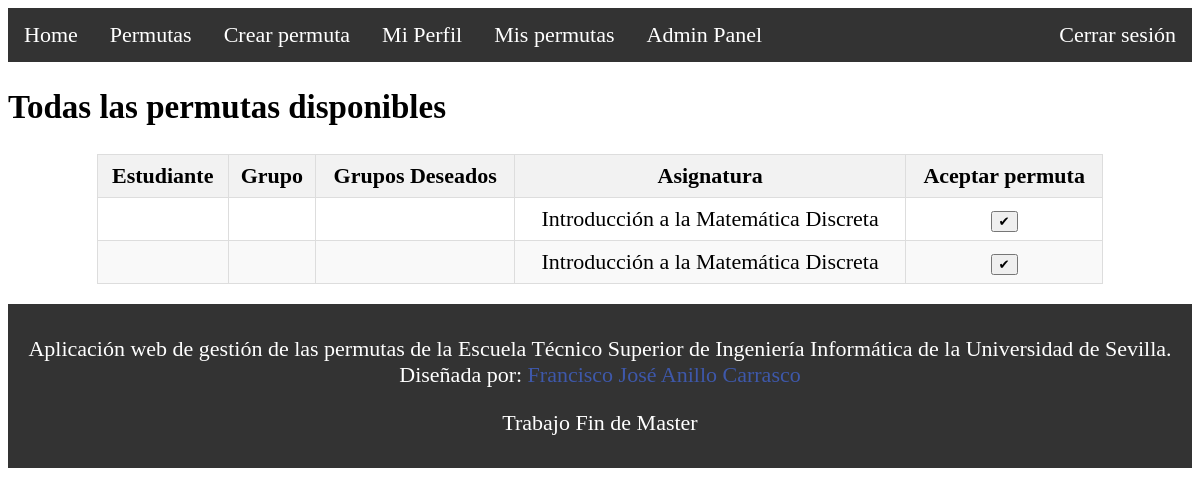
The app's page /permutas/ (signed in) with its own data.
### Permutas/models.py (models this page shows, shortened)
class Solicitud_Permuta(models.Model):
    estudiante = models.ForeignKey(Estudiante, related_name='solicitudes_permuta', on_delete=models.CASCADE)
    grupos_deseados = models.ManyToManyField(Grupo, related_name='deseos_permuta', blank=True)
    asignatura = models.ForeignKey(Asignatura, related_name='solicitudes_permuta', on_delete=models.CASCADE)
    grupo_actual = models.ForeignKey(Grupo, related_name='solicitudes_permuta', on_delete=models.CASCADE)

class Asignatura (models.Model):
  nombre = models.CharField(max_length=255)
  grado = models.ForeignKey(Grado, on_delete=models.CASCADE)
  curso = models.CharField(max_length=10, choices=[('primero', 'Primero'), ('segundo', 'Segundo'), ('tercero', 'Tercero'), ('cuarto', 'Cuarto')])
  codigo = models.CharField(unique= True ,max_length=7)

### Permutas/views.py (the view)
# urls.py: path('permutas/', permutas_all, name='todasPermutas'),
def permutas_all(request):
    usuario = request.user
    print(usuario)
    if usuario is not None:
        permutas_asociadas = sacar_permutas_not_user(usuario)
    else :
        permutas_asociadas= Solicitud_Permuta.objects.all()
    context = {
        'permutas': permutas_asociadas
    }
    return render(request, 'permutas.html', context)

### Permutas/views.py (called while the page is built)
def sacar_permutas_not_user(user):
    return Solicitud_Permuta.objects.exclude(estudiante__user=user)

### Permutas/templates/permutas.html (shortened to what this page needs)
{% extends 'layout.html' %}
{% block content %}
<h2>Todas las permutas disponibles</h2>
<div class="table-container">
    <table class="centered-table">
    <thead>
        <tr>
            <th>Estudiante</th>
            <th>Grupo</th>
            <th>Grupos Deseados</th>
            <th>Asignatura</th>
            <th>Aceptar permuta</th>
        </tr>
    </thead>
    <tbody>
        {% for permuta in permutas %}
            <tr>
                <td>{{ permuta.estudiante1.nombre }} {{ permuta.estudiante1.apellido }}</td>
                <td>{{ permuta.grupo1.numero_grupo }}</td>
                <td>
                </td>
                <td>{{ permuta.asignatura.nombre }}</td>
                <td><form method="post" action="{% url 'aceptar_solicitud_permuta' permuta.id %}">
                    <button type="submit" class="btn btn-success">✔</button>
                    </form></td>
            </tr>
        {% endfor %}
    </tbody>
</table>
</div>
{% endblock content %}

### Permutas/templates/layout.html (style rules this page uses)
body { font-size: 22px; }

### Permutas/templates/permutas.html (style rules this page uses)
.table-container { display: flex; justify-content: center; margin: 20px 0; }
.centered-table { border-collapse: collapse; width: 90%; max-width: 85%; text-align: left; }
.centered-table th, .centered-table td { border: 1px solid #ddd; padding: 8px; text-align: center; }
.centered-table th { background-color: #f2f2f2; text-align: center; }
.centered-table tr:nth-child(even) { background-color: #f9f9f9; }

### records on screen
Solicitud_Permuta: asignatura.nombre "Introducción a la Matemática Discreta"
Solicitud_Permuta: asignatura.nombre "Introducción a la Matemática Discreta"
